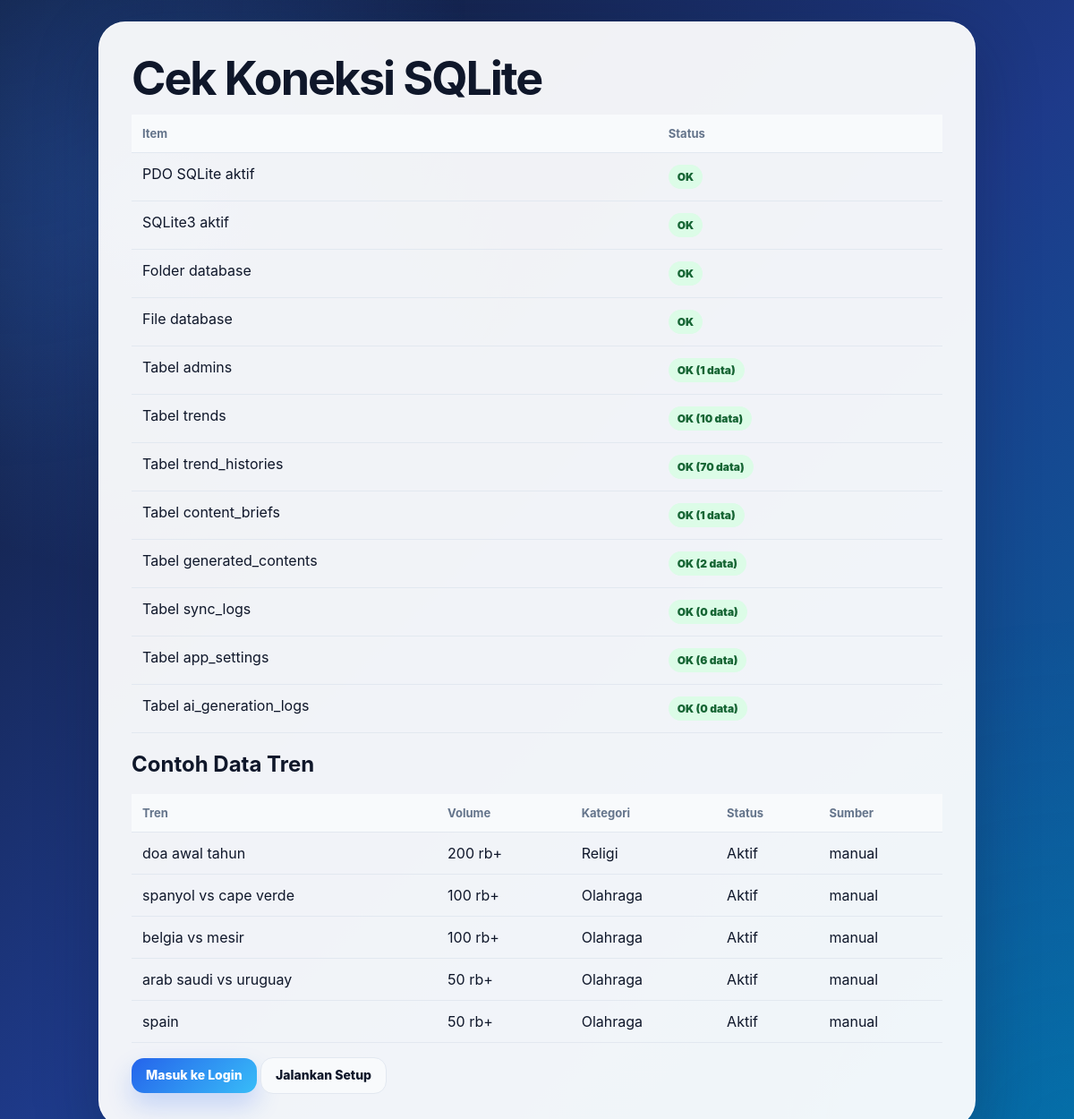
The page /check_connection.php on the database its author committed.
### tables this page shows
CREATE TABLE trends (
        id INTEGER PRIMARY KEY AUTOINCREMENT,
        trend_name TEXT NOT NULL,
        search_volume INTEGER DEFAULT 0,
        volume_text TEXT,
        started_text TEXT,
        status TEXT DEFAULT 'Aktif',
        category TEXT DEFAULT 'Umum',
        related_keywords TEXT,
        seo_score INTEGER DEFAULT 0,
        content_angle TEXT,
        created_at DATETIME DEFAULT CURRENT_TIMESTAMP
    , source TEXT DEFAULT 'manual', source_url TEXT, external_id TEXT, last_synced_at DATETIME);

### config/app.php (called while the page is built, shortened)
<?php
function app_base_url(): string
{
    $docRoot = isset($_SERVER['DOCUMENT_ROOT']) ? realpath($_SERVER['DOCUMENT_ROOT']) : false;
    $appRoot = APP_ROOT ? realpath(APP_ROOT) : false;
    if ($docRoot && $appRoot && substr($appRoot, 0, strlen($docRoot)) === $docRoot) {
        $relative = str_replace('\\', '/', substr($appRoot, strlen($docRoot)));
        $relative = '/' . trim($relative, '/');
        return $relative === '/' ? '' : $relative;
    }
    return '';
}
function url(string $path = ''): string
{
    $base = app_base_url();
    $path = trim($path, '/');
    return $path === '' ? ($base ?: '/') : $base . '/' . $path;
}
function e(?string $value): string
{
    return htmlspecialchars((string) $value, ENT_QUOTES, 'UTF-8');
}

### check_connection.php (the view, shortened to what this page needs)
<?php
require_once __DIR__ . '/config/database.php';
$checks = [];
$checks[] = ['PDO SQLite aktif', extension_loaded('pdo_sqlite') ? 'OK' : 'Gagal'];
$checks[] = ['SQLite3 aktif', extension_loaded('sqlite3') ? 'OK' : 'Gagal'];
$checks[] = ['Folder database', is_dir(APP_ROOT . '/database') ? 'OK' : 'Gagal'];
$checks[] = ['File database', file_exists(APP_ROOT . '/database/trendwatch.sqlite') ? 'OK' : 'Gagal'];
$tables = ['admins', 'trends', 'trend_histories', 'content_briefs', 'generated_contents', 'sync_logs', 'app_settings', 'ai_generation_logs'];
foreach ($tables as $table) {
    try {
        $count = (int) $pdo->query("SELECT COUNT(*) FROM {$table}")->fetchColumn();
        $checks[] = ["Tabel {$table}", "OK ({$count} data)"];
    } catch (PDOException $e) {
        $checks[] = ["Tabel {$table}", 'Gagal'];
    }
}
$sampleTrends = [];
try {
    $sampleTrends = $pdo->query('SELECT trend_name, volume_text, category, status, source FROM trends ORDER BY search_volume DESC LIMIT 5')->fetchAll();
} catch (PDOException $e) {
    $sampleTrends = [];
}
?>
<!doctype html>
<html lang="id">
<head>
    <link rel="stylesheet" href="<?= e(url('assets/css/admin.css')) ?>">
</head>
<body class="setup-body">
    <main class="setup-card wide">
        <h1>Cek Koneksi SQLite</h1>
        <table class="simple-table">
            <thead>
                <tr><th>Item</th><th>Status</th></tr>
            </thead>
            <tbody>
                <?php foreach ($checks as $check): ?>
                    <tr>
                        <td><?= e($check[0]) ?></td>
                        <td><span class="badge <?= strpos($check[1], 'OK') === 0 ? 'success' : 'danger' ?>"><?= e($check[1]) ?></span></td>
                    </tr>
                <?php endforeach; ?>
            </tbody>
        </table>
        <h2>Contoh Data Tren</h2>
        <table class="simple-table">
            <thead>
                <tr><th>Tren</th><th>Volume</th><th>Kategori</th><th>Status</th><th>Sumber</th></tr>
            </thead>
            <tbody>
                <?php foreach ($sampleTrends as $trend): ?>
                    <tr>
                        <td><?= e($trend['trend_name']) ?></td>
                        <td><?= e($trend['volume_text']) ?></td>
                        <td><?= e($trend['category']) ?></td>
                        <td><?= e($trend['status']) ?></td>
                        <td><?= e($trend['source'] ?? 'manual') ?></td>
                    </tr>
                <?php endforeach; ?>
            </tbody>
        </table>
        <div class="mt-16">
            <a class="btn btn-primary" href="<?= e(url('auth/login.php')) ?>">Masuk ke Login</a>
            <a class="btn btn-secondary" href="<?= e(url('setup.php')) ?>">Jalankan Setup</a>
        </div>
    </main>
</body>
</html>

### assets/css/admin.css (style rules this page uses)
:root { --bg: #f3f6fb; --bg-soft: #eef4ff; --card: #ffffff; --card-soft: #f8fafc; --text: #0f172a; --muted: #64748b; --primary: #2563eb; --primary-dark: #1d4ed8; --primary-soft: #dbeafe; --border: #e2e8f0; --success: #16a34a; --warning: #d97706; --danger: #dc2626; --sidebar: #0f172a; --sidebar-soft: #172554; --shadow: 0 18px 45px rgba(15, 23, 42, 0.08); --shadow-soft: 0 10px 28px rgba(15, 23, 42, 0.06); --radius: 22px; }
* { box-sizing: border-box; }
html { scroll-behavior: smooth; }
body { margin: 0; font-family: Inter, ui-sans-serif, system-ui, -apple-system, BlinkMacSystemFont, "Segoe UI", Arial, Helvetica, sans-serif; background: var(--bg); color: var(--text); min-height: 100vh; }
body::before { content: ""; position: fixed; inset: 0; z-index: -1; background: radial-gradient(circle at top left, rgba(37, 99, 235, 0.14), transparent 30%), radial-gradient(circle at bottom right, rgba(14, 165, 233, 0.12), transparent 34%); }
a { color: inherit; text-decoration: none; }
.login-body, .setup-body { min-height: 100vh; display: flex; align-items: center; justify-content: center; padding: 24px; background: radial-gradient(circle at 14% 18%, rgba(59, 130, 246, 0.34), transparent 28%), linear-gradient(135deg, #0f172a, #1e3a8a 52%, #0369a1); }
.login-info, .login-card, .setup-card { background: rgba(255,255,255,0.94); color: #0f172a; border: 1px solid rgba(255,255,255,0.72); border-radius: 30px; padding: 36px; box-shadow: 0 24px 70px rgba(15, 23, 42, 0.28); }
.login-info h1, .setup-card h1 { font-size: clamp(34px, 5vw, 52px); margin: 0 0 12px; letter-spacing: -0.04em; line-height: 1.05; }
.setup-card { width: min(660px, 100%); }
.setup-card.wide { width: min(980px, 100%); }
.btn { display: inline-flex; align-items: center; justify-content: center; border: none; border-radius: 14px; padding: 11px 16px; font-size: 14px; font-weight: 850; cursor: pointer; gap: 8px; transition: 0.18s ease; line-height: 1.2; }
.btn-primary { background: linear-gradient(135deg, var(--primary), #38bdf8); color: #fff; box-shadow: 0 14px 28px rgba(37, 99, 235, 0.22); }
.btn-secondary { background: var(--card-soft); color: var(--text); border: 1px solid var(--border); }
.data-table, .simple-table { width: 100%; border-collapse: collapse; }
.data-table th, .data-table td, .simple-table th, .simple-table td { padding: 13px 12px; border-bottom: 1px solid var(--border); text-align: left; vertical-align: top; }
.data-table th, .simple-table th { color: var(--muted); font-size: 13px; background: var(--card-soft); white-space: nowrap; }
.badge { display: inline-flex; align-items: center; padding: 6px 10px; border-radius: 999px; font-size: 12px; font-weight: 900; white-space: nowrap; }
.badge.success { background: #dcfce7; color: #166534; }
.mt-16 { margin-top: 16px; }

### rows shown on the page
trends: trend_name "doa awal tahun", volume_text "200 rb+", category "Religi", status "Aktif", source "manual"
trends: trend_name "spanyol vs cape verde", volume_text "100 rb+", category "Olahraga", status "Aktif", source "manual"
trends: trend_name "belgia vs mesir", volume_text "100 rb+", category "Olahraga", status "Aktif", source "manual"
trends: trend_name "arab saudi vs uruguay", volume_text "50 rb+", category "Olahraga", status "Aktif", source "manual"
trends: trend_name "spain", volume_text "50 rb+", category "Olahraga", status "Aktif", source "manual"

### other values the page prints
$check[0] "PDO SQLite aktif"
$check[1] "OK"
$check[0] "SQLite3 aktif"
$check[0] "Folder database"
$check[0] "File database"
$check[0] "Tabel admins"
$check[1] "OK (1 data)"
$check[0] "Tabel trends"
$check[1] "OK (10 data)"
$check[0] "Tabel trend_histories"
$check[1] "OK (70 data)"
$check[0] "Tabel content_briefs"
$check[0] "Tabel generated_contents"
$check[1] "OK (2 data)"
$check[0] "Tabel sync_logs"
